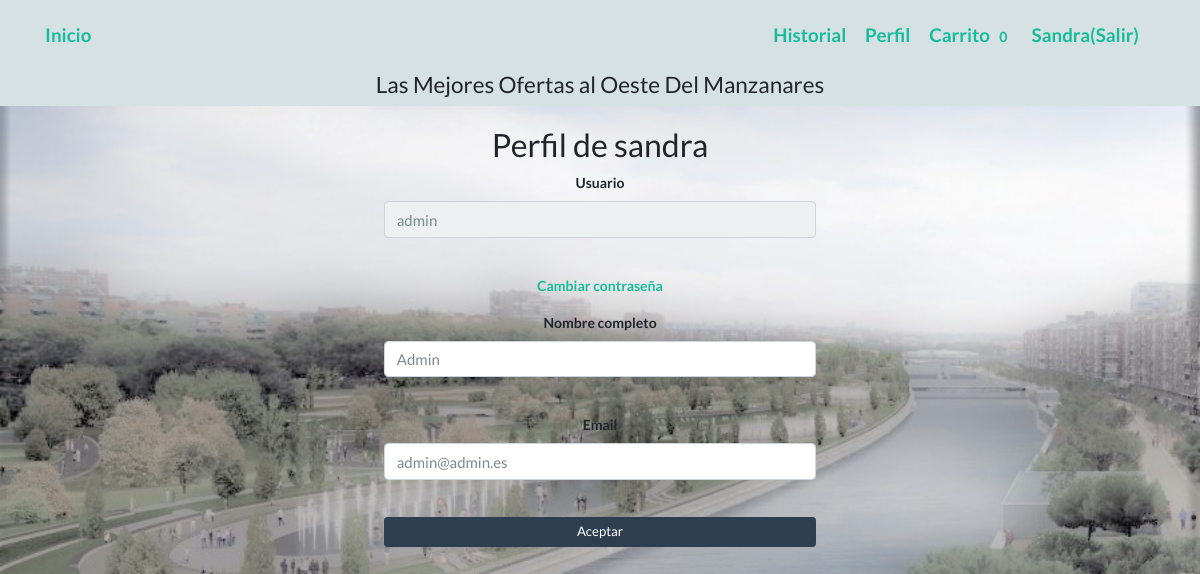
The app's page /perfil/admin (signed in) with its own data.
### main/models.py (models this page shows, shortened)
class Usuarios(db.Base):
    __tablename__ = 'usuarios'
    id = Column(Integer, primary_key=True)
    username = Column(String(100), nullable=False)
    password_hash = Column(String(128), nullable=False)
    nombre = Column(String(200), nullable=False)
    email = Column(String(200), nullable=False)
    admin = Column(Boolean, default=False)
    proveedor = Column(Boolean, default=False)
    activo = Column(Boolean, default=True)
    usuProveedorId = Column(Integer, ForeignKey("proveedores.id"), default=0)
    usuProveedor = relationship("Proveedores", backref="ProveedorUsu")
    @property
    def password(self):
        raise AttributeError('password is not a readable attribute')
    def is_admin(self):
        return self.admin
    def is_proveedor(self):
        return self.proveedor

### main/users.py (the view)
@users.route('/perfil/<username>', methods=["get", "post"])
@login_required
def perfil(username):
    user = db.session.query(Usuarios).filter_by(username=username).first()
    if user is None:
        abort(404)
    form = FormUsuario(request.form, obj=user)
    del form.password
    if form.validate_on_submit():
        form.populate_obj(user)
        db.session.commit()
        return redirect("/index")
    return render_template("usuarios_new.html", form=form, perfil=True)

### main/forms.py
class FormUsuario(FlaskForm):
    username = StringField('Usuario', validators=[data_required()])
    password = PasswordField('Password', validators=[data_required()])
    nombre = StringField('Nombre completo')
    email = EmailField('Email')
    submit = SubmitField('Aceptar')

### main/main.py (called while the page is built)
@login_manager.user_loader
def load_user(user_id):
    from models import Usuarios
    return db.session.query(Usuarios).get(int(user_id))

@app.context_processor
def contar_carrito():
    if not current_user.is_authenticated:
        return {'num_articulos': 0}
    if request.cookies.get(str(current_user.id)) is None:
        return {'num_articulos': 0}
    else:
        datos = json.loads(request.cookies.get(str(current_user.id)))
        return {'num_articulos': len(datos)}

### templates/usuarios_new.html (shortened to what this page needs)
{% extends "base.html" %}
{% block content %}
<div class="container">
    <br>
    <div class="col-md-5 mx-auto">
        {% if not perfil %}
        <h3>Registro de usuario</h3>
        {% else %}
        <h3>Perfil de {{current_user.username}}</h3>
        {% endif %}
        <form class="form-horizontal" method="post">
            <div class="form-group">
                {% if not perfil %}
                {{form.username.label() }}{{form.username(size="100",class="form-control")}}<br/>
                {% else %}
                {{form.username.label() }}{{form.username(readonly="readonly",size="100",class="form-control")}}<br/>
                {% endif %}
            </div>
            <div class="form-group">
                {% if not perfil %}
                {{form.password.label() }}{{form.password(size="100",class="form-control")}}<br/>
                {% else %}
                <a href="/changepassword/{{current_user.username}}">Cambiar contraseña</a><br/>
                {% endif %}
            </div>
            <div class="form-group">
                {{form.nombre.label() }}{{form.nombre(size="100",class="form-control")}}<br/>
            </div>
            <div class="form-group">
                {{form.email.label() }}{{form.email(size="100",class="form-control")}}<br/>
            </div>
            {{form.submit(class="btn btn-sm btn-primary btn-block")}}
        </form>
        <br/>
    </div>
</div>
{% endblock %}

### templates/base.html (shortened to what this page needs)
<!DOCTYPE html>
<html lang="es" xmlns="http://www.w3.org/1999/html">
<head>
    <link rel="stylesheet" href="https://cdn.jsdelivr.net/npm/bootswatch@4.5.2/dist/flatly/bootstrap.min.css"
>
    <link rel="stylesheet" href="{{ url_for('static', filename='main.css')}}">
</head>
<header>
    <nav class="navbar navbar-inverse navbar-fixed-top">
        <div class="container">
            <div class="navbar-header">
                <a class="navbar-brand" href="/index">Inicio</a>
            </div>
            <div>
                {% if current_user.is_authenticated %}
                {% if not current_user.is_admin()%}
                {% if not current_user.is_proveedor()%}
                <a class="navbar-brand " href="/historial"> Historial</a>
                {%endif%}
                {%endif%}
                <a class="navbar-brand " href="/perfil/{{ current_user.username}}"> Perfil</a>
                {% if not current_user.is_admin()%}
                {% if not current_user.is_proveedor()%}
                <a class="navbar-brand " href="/carrito"> Carrito <span class="badge">{{num_articulos}} </span></a>
                {%endif%}
                {%endif%}
                <a class="navbar-brand " href="/logout">{{current_user.nombre}}(Salir)</a>
                {% else %}
                <a class="navbar-brand" href="/login">Login</a>
                <a class="navbar-brand" href="/registro">Registro</a>
                {% endif %}
            </div>
        </div>
    </nav>
    <div class="container">
        <h4>Las Mejores Ofertas al Oeste Del Manzanares</h4>
    </div>
</header>
<body>
<br>
<br>
<br>
<br>
<br>
{% block content %}{% endblock %}
</body>
</html>

### static/main.css (style rules this page uses)
body { margin-left: auto; margin-right: auto; margin-top: auto; margin-bottom: auto; text-align:center; background-image:url('fotos-playa-madrid-rio-001.jpg'); background-repeat: no-repeat; background-size: cover; font-weight: bold; font-size: 14px; }
header { text:black }
header { position: fixed; width: 100%; z-index: 1000; background:#D5E1E3; font-weight: bold }

### records on screen
Usuarios: nombre "Sandra", username "sandra"
Usuarios: username "admin", nombre "Admin", email "admin@admin.es"

### other values on screen
{{ num_articulos }} "0"
